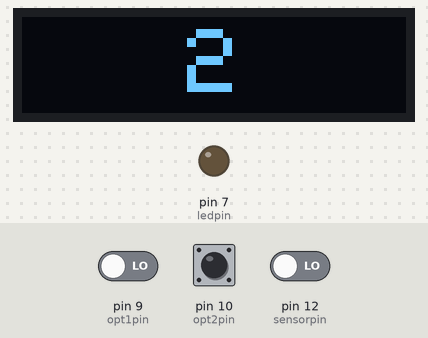
Simulated run of this sketch. Board: Arduino Uno, built with avr-gcc and run on an emulated ATmega328P. Parts: 128×32 one-colour display, output pins drawn as LEDs (lit = HIGH). The inputs (shaded band) are chosen by the test bench; at power-on: pin 12 (sensorpin) LOW, pin 9 (opt1pin) LOW, pin 10 (opt2pin) HIGH. The display library's start-up logo is not drawn.

Above: at 1.1 s.
At 3.2 s:
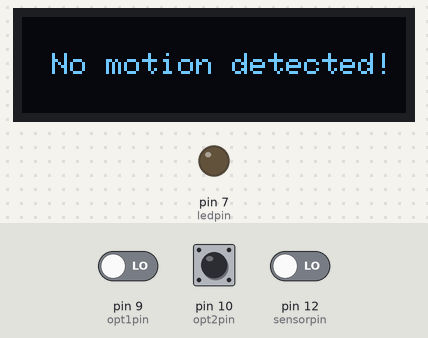
3.3 s: pin 12 (sensorpin) driven HIGH
At 4.5 s:
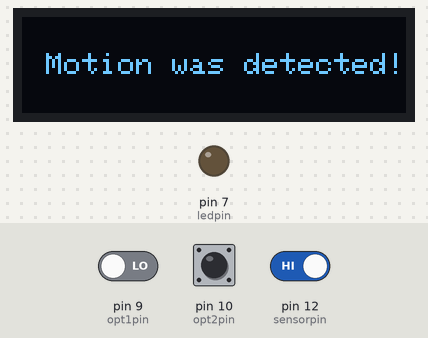
4.8 s: pin 12 (sensorpin) driven LOW
At 6.1 s:
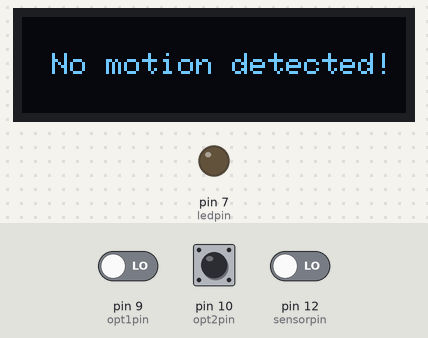
Timing chart, 0 to 7.8 s (numbered marks = the images above; inputs shaded):
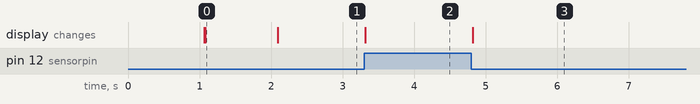

Measured:
- after the input at 3.3 s, the display: changes at once (image 2)
- after the input at 4.8 s, the display: changes at once (image 3)
- what the display in image 0 shows lasts 1.0 s, from 1.1 s to 2.1 s

The sketch:

Motion_Sensor.ino
```cpp
#include <SPI.h>
#include <Wire.h>
#include <Adafruit_GFX.h>
#include <Adafruit_SSD1306.h>
#define SCREEN_WIDTH 128
#define SCREEN_HEIGHT 32
#define OLED_RESET -1
#define SCREEN_ADDRESS 0x3C
int ledpin = 7;
int opt1pin = 9;
int opt2pin = 10;
int buzzerpin = 8;
int sensorpin = 12;
int opt;
Adafruit_SSD1306 oled(SCREEN_WIDTH, SCREEN_HEIGHT, &Wire, OLED_RESET);

void setup() {
  Serial.begin(9600);
  if(!oled.begin(SSD1306_SWITCHCAPVCC, SCREEN_ADDRESS))
  {
    Serial.println(F("SSD1306 allocation failed"));
    for(;;);
  }

  oled.display();
  delay(1000);
  pinMode(ledpin, OUTPUT);
  pinMode(sensorpin, INPUT);
  pinMode(opt1pin, INPUT);
  pinMode(opt2pin, INPUT);

  oled.clearDisplay();
  oled.setCursor(0, 0);
  oled.setTextColor(SSD1306_WHITE);
  oled.setTextSize(1);
  oled.println(F("1. Light switch"));
  oled.println(F("2. Motion detector"));
  oled.println(F("For 1 press BLUE"));
  oled.println(F("For 2 press RED"));
  oled.display();
  while (digitalRead(opt1pin) == LOW && digitalRead(opt2pin) == LOW);
  if (digitalRead(opt1pin) == HIGH)
  {
    opt = 1;
    oled.clearDisplay();
    oled.setCursor(55, 4);
    oled.setTextSize(3);
    oled.println(F("1"));
    oled.display();
  }
  else {
    opt = 2;
    oled.clearDisplay();
    oled.setCursor(55, 4);
    oled.setTextSize(3);
    oled.println(F("2"));
    oled.display();
  }
  delay(1000);
}

void loop() {
  int value = digitalRead(sensorpin);
  if (opt == 1) Option1(value);
  else Option2(value);
}

void Option2(int value)
{
  if (value == HIGH) detectmotion();
  else stopmotion();
}

void detectmotion()
{
  oled.clearDisplay();
  oled.setTextSize(1);
  oled.setTextColor(SSD1306_WHITE);
  oled.setCursor(8, 12);
  oled.println(F("Motion was detected!"));
  oled.display();
  digitalWrite(buzzerpin, HIGH);
  delay(50);
}

void stopmotion()
{
  digitalWrite(buzzerpin, LOW);
  oled.clearDisplay();
  oled.setCursor(10, 12);
  oled.setTextSize(1);
  oled.setTextColor(SSD1306_WHITE);
  oled.println(F("No motion detected!"));
  oled.display();
}

void Option1(int value)
{
  if (value == HIGH)
  {
    digitalWrite(ledpin, HIGH);
    oled.clearDisplay();
    oled.setCursor(30, 12);
    oled.setTextColor(SSD1306_WHITE);
    oled.setTextSize(1);
    oled.println(F("Light is on!"));
    oled.display();
    delay(60 * 1000);
    digitalWrite(ledpin, LOW);
    oled.clearDisplay();
    oled.setCursor(30, 12);
    oled.println(F("Light is off!"));
    oled.display();
  }
  delay(100);
}
```
